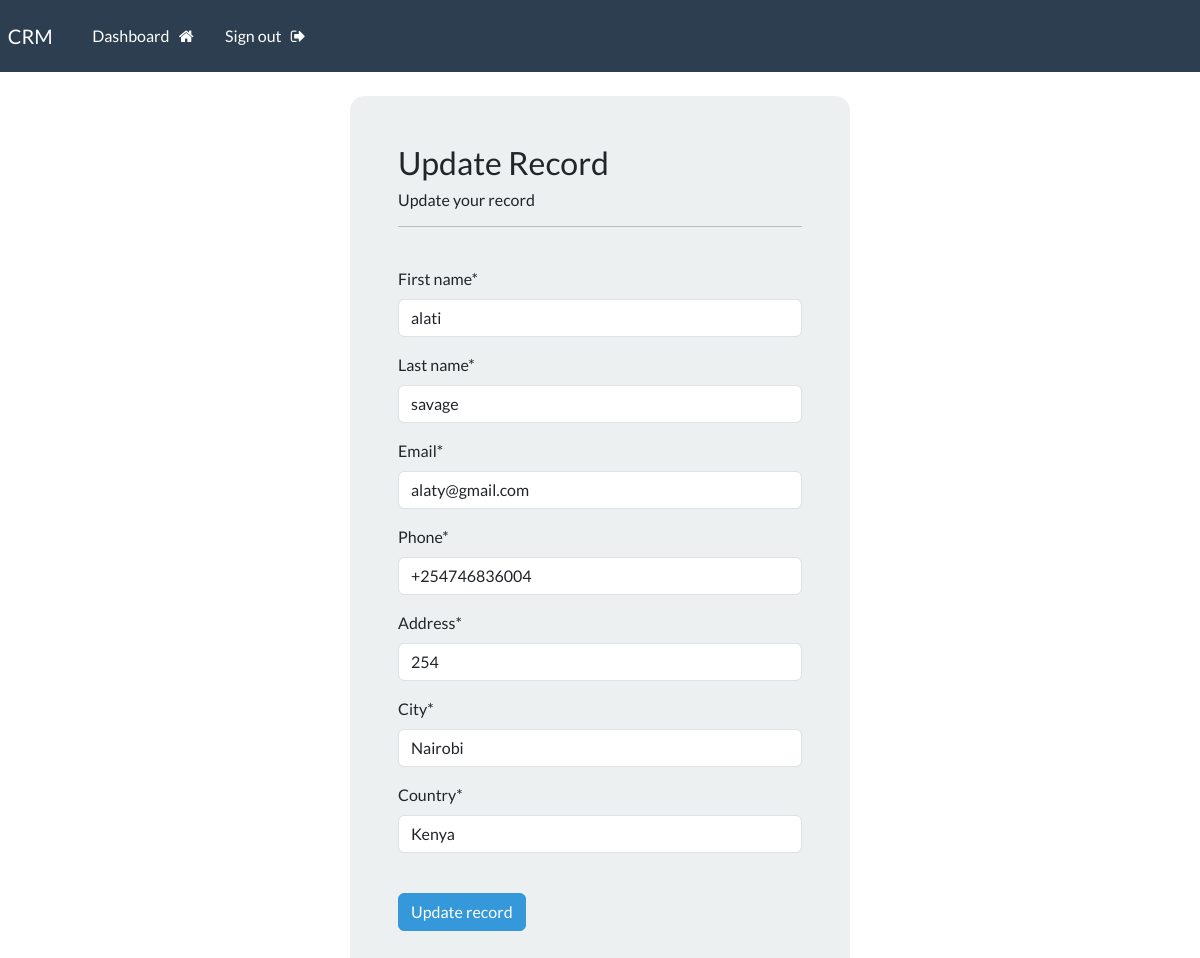
The app's page /update-record/1 (signed in) with its own data.
### main/models.py (models this page shows, shortened)
class Record (models.Model):
    creation_date =models.DateTimeField(auto_now_add=True)
    first_name = models.CharField(max_length=20)
    last_name = models.CharField(max_length=20)
    email = models.EmailField(max_length=255)
    phone = models.CharField(max_length=20)
    address = models.CharField(max_length=255)
    city = models.CharField(max_length=255)
    country = models.CharField(max_length=255)

### main/views.py (the view)
# urls.py: path('update-record/<int:pk>', views.update_record, name='update-record'),
@login_required(login_url='my-login')
def update_record(request, pk):
    record = get_object_or_404(Record, id=pk)
    if request.method == "POST":
        form = UpdateRecordForm(request.POST, instance=record)
        if form.is_valid():
            form.save()
            messages.success(request, "Your record was updated!")
            return redirect("dashboard")
    else:
        form = UpdateRecordForm(instance=record)
    context = {'form': form}
    return render(request, 'update-record.html', context)

### main/forms.py
class UpdateRecordForm(forms.ModelForm):
    class Meta:
        model = Record
        fields = ['first_name', 'last_name', 'email', 'phone', 'address', 'city', 'country']

### templates/update-record.html (shortened to what this page needs)
{% extends 'base.html' %}
{% load crispy_forms_filters %}
{% load crispy_forms_tags %}
{% block content %}
      <body>
<div class="container bg-light shadow-md p-5 form-layout">
    <h3>Update Record</h3>
    <h6>Update your record</h6>
<hr>
<br>
<form method="post" autocomplete="off">
    {{ form|crispy }}
    <br>
    <button type="submit" class="btn btn-info  ">Update record</button>
</form>
  </div>
    </body>
{% endblock %}

### CRM/static/css/style.css (style rules this page uses)
.form-layout { border-radius: 15px; width: 500px; }

### records on screen
Record: first_name "alati", last_name "savage", email "alaty@gmail.com", phone "+254746836004", address "254", city "Nairobi", country "Kenya"
